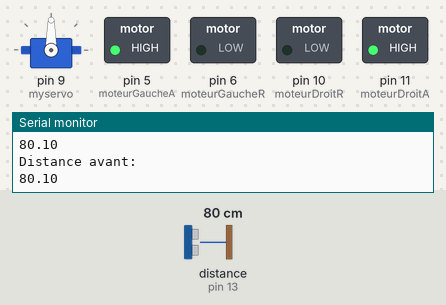
Recording of a sketch running on a simulated Arduino Uno, built with avr-gcc and run on an emulated ATmega328P. Parts: servo, switched loads named in the sketch (green lamp = pin HIGH), the last lines printed to the serial monitor. Wiring (inferred from the names in the program): ultrasonic range finder: trigger pin 12; echo pin 13. Dashed ring = blinking. The test bench sets the inputs (shaded band); at power-on: distance to the obstacle (sensor on pin 13) 80 cm. The echo pulse lasts 58.3 µs per cm; pins used as bus, display or sensor lines are not drawn.

Above: at 1.5 s.
1.6 s: distance to the obstacle (sensor on pin 13) set to 29 cm
3.2 s: distance to the obstacle (sensor on pin 13) set to 23 cm
At 4.9 s:
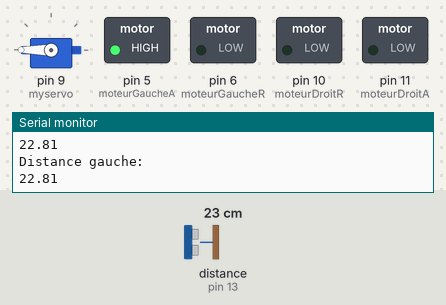
6.2 s: distance to the obstacle (sensor on pin 13) set to 17 cm
9.2 s: distance to the obstacle (sensor on pin 13) set to 14 cm
At 9.9 s:
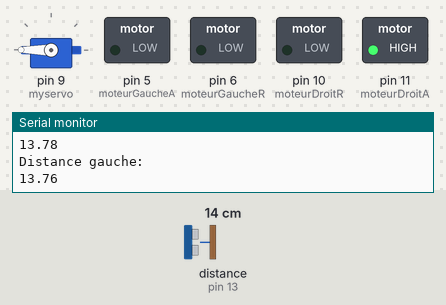
12.2 s: distance to the obstacle (sensor on pin 13) set to 18 cm
At 13.9 s:
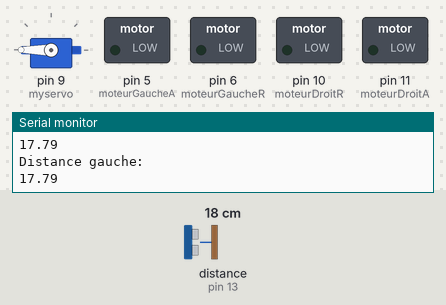
15.2 s: distance to the obstacle (sensor on pin 13) set to 2 cm
At 16.9 s:
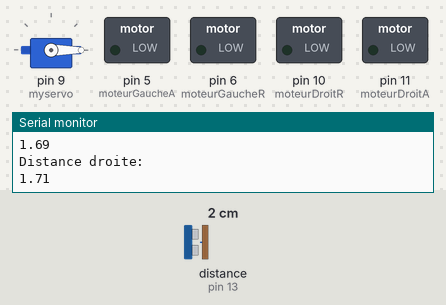
Timing chart, 0 to 19.2 s (numbered marks = the images above; inputs shaded):
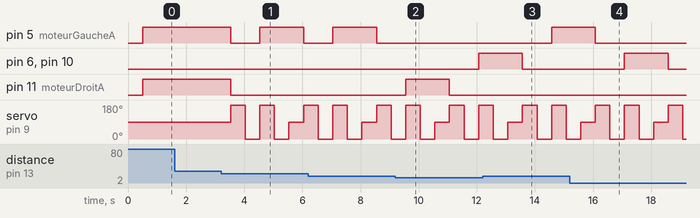

Measured:
- the behaviour switches between 26 and 25 cm on distance to the obstacle (sensor on pin 13) (found by bisection; images 0 and 1)
- the behaviour switches between 16 and 15 cm on distance to the obstacle (sensor on pin 13) (found by bisection; images 1 and 2)
- after the input at 3.2 s, pin 5 (moteurGaucheA): HIGH → LOW after 0.33 s, → HIGH 1.0 s later, → LOW 1.5 s later; pin 11 (moteurDroitA): HIGH → LOW after 0.33 s; servo on pin 9 (myservo): 90° → 180° after 0.33 s, → 0° 0.50 s later, → 180° 0.50 s later, → 0° 0.50 s later, … (6 changes in this stretch)
- after the input at 9.2 s, pin 5 (moteurGaucheA): stays LOW (without the input it goes to HIGH after 0.36 s); pin 6 (moteurGaucheR), pin 10 (moteurDroitR): LOW → HIGH after 2.9 s; pin 11 (moteurDroitA): LOW → HIGH after 0.36 s, → LOW 1.5 s later
- after the input at 12.2 s, pin 5 (moteurGaucheA): LOW → HIGH after 2.4 s; pin 6 (moteurGaucheR), pin 10 (moteurDroitR): goes on until 13.6 s, then stays LOW
- after the input at 15.2 s, pin 5 (moteurGaucheA): goes on until 16.1 s, then stays LOW; pin 6 (moteurGaucheR), pin 10 (moteurDroitR): LOW → HIGH after 1.9 s, → LOW 1.5 s later

The sketch:

robot_auto.ino
```cpp
#include <Servo.h>

const int echoPin = 13;
const int triggerPin = 12;

int distanceAvant;
int distanceDroite;
int distanceGauche;
float intervalle;

Servo myservo; //Création de l'objet servo
const int delay_time = 250; //Temps accordé au servo pour la mesure de la distance de chaque côté

const int moteurGaucheA = 5;
const int moteurGaucheR = 6;
const int moteurDroitA = 11;
const int moteurDroitR = 10;

char valSerie;

void setup()
{
  // put your setup code here, to run once:
  Serial.begin(9600);

  pinMode(moteurGaucheA, OUTPUT);
  pinMode(moteurGaucheR, OUTPUT);
  pinMode(moteurDroitA, OUTPUT);
  pinMode(moteurDroitR, OUTPUT);
    // put your setup code here, to run once:
  Serial.begin(9600);
  pinMode(echoPin, INPUT);
  pinMode(triggerPin, OUTPUT);
  myservo.attach(9); //Associe l'objet myservo à la pin 9 (PWM)
}


void avancer()
{
  digitalWrite(moteurGaucheA, HIGH);
  digitalWrite(moteurGaucheR, LOW);
  digitalWrite(moteurDroitA, HIGH);
  digitalWrite(moteurDroitR, LOW);
}

void gauche()
{
  digitalWrite(moteurGaucheA, LOW);
  digitalWrite(moteurGaucheR, LOW);
  digitalWrite(moteurDroitA, HIGH);
  digitalWrite(moteurDroitR, LOW);
}
void droite()
{
  digitalWrite(moteurGaucheA, HIGH);
  digitalWrite(moteurGaucheR, LOW);
  digitalWrite(moteurDroitA, LOW);
  digitalWrite(moteurDroitR, LOW);
}
void reculer()
{
  digitalWrite(moteurGaucheA, LOW);
  digitalWrite(moteurGaucheR, HIGH);
  digitalWrite(moteurDroitA, LOW);
  digitalWrite(moteurDroitR, HIGH);
}
void arreter()
{
  digitalWrite(moteurGaucheA, LOW);
  digitalWrite(moteurGaucheR, LOW);
  digitalWrite(moteurDroitA, LOW);
  digitalWrite(moteurDroitR, LOW);
}
void pivoterGauche()
{
  digitalWrite(moteurGaucheA, LOW);
  digitalWrite(moteurGaucheR, HIGH);
  digitalWrite(moteurDroitA, HIGH);
  digitalWrite(moteurDroitR, LOW);
}
void pivoterDroite()
{
  digitalWrite(moteurGaucheA, HIGH);
  digitalWrite(moteurGaucheR, LOW);
  digitalWrite(moteurDroitA, LOW);
  digitalWrite(moteurDroitR, HIGH);
}


void mesurerDistanceAvant()
{
  myservo.write(90);
  delay(delay_time);
  digitalWrite(triggerPin, LOW);
  delayMicroseconds(2);
  digitalWrite(triggerPin, HIGH); //Envoie d'une onde sonore
  delayMicroseconds(10);
  digitalWrite(triggerPin, LOW);
  intervalle = pulseIn(echoPin, HIGH); //Réception de l'écho
  intervalle = intervalle/5.8/10; //Conversion de la différence de temps entre l'envoie de l'onde sonore
                                 //et la réception de l'écho en distance (cm)
  Serial.println("Distance avant:");
  Serial.println(intervalle);
  distanceAvant = intervalle; //Arrondissement de la distance
}

void mesurerDistanceGauche()
{
  myservo.write(180);
  delay(delay_time);
  digitalWrite(triggerPin, LOW);
  delayMicroseconds( 2);
  digitalWrite(triggerPin, HIGH); //Envoie d'une onde sonore
  delayMicroseconds( 10);
  digitalWrite(triggerPin, LOW);
  intervalle = pulseIn(echoPin, HIGH); //Réception de l'écho
  intervalle = intervalle/5.8/10; //Conversion de la différence de temps entre l'envoie de l'onde sonore
                                 //et la réception de l'écho en distance (cm)
  Serial.println("Distance gauche:");
  Serial.println(intervalle);
  distanceGauche = intervalle;
}

void mesurerDistanceDroite()
{
  myservo.write(0);
  delay(delay_time);
  digitalWrite(triggerPin, LOW);
  delayMicroseconds( 2);
  digitalWrite(triggerPin, HIGH); //Envoie d'une onde sonore
  delayMicroseconds( 10);
  digitalWrite(triggerPin, LOW);
  intervalle = pulseIn(echoPin, HIGH); //Réception de l'écho
  intervalle = intervalle/5.8/10; //Conversion de la différence de temps entre l'envoie de l'onde sonore et la réception de l'écho en distance (cm)
  Serial.println("Distance droite:");
  Serial.println(intervalle);
  distanceDroite = intervalle;
}

void modeUltrason()
{
  mesurerDistanceAvant();
  delay(delay_time);

  if(distanceAvant < 25) //Si la distance avant est de moins de 25cm
  {
    arreter();
    mesurerDistanceGauche();
    delay(delay_time);
    mesurerDistanceDroite();
    delay(delay_time);

    if(distanceGauche < 15 && distanceDroite < 15) //Si la distance à gauche
                                  //et la distance à droite sont de moins de 15cm
    {
    reculer();
    mesurerDistanceGauche();
    delay(delay_time);
    mesurerDistanceDroite();
    delay(delay_time);

    }
    else if(distanceGauche > distanceDroite) //Si la distance gauche
                                       //est plus grande que la distance droite
    {
      gauche();
    mesurerDistanceGauche();
    delay(delay_time);
    mesurerDistanceDroite();
    delay(delay_time);
    }
    else if(distanceGauche <= distanceDroite) //Si la distance gauche est plus petite
                                                //ou égale à la distance droite
    {
       droite();
    mesurerDistanceGauche();
    delay(delay_time);
    mesurerDistanceDroite();
    delay(delay_time);
    }
  }
  else //Si la distance avant est de plus de 25cm
  {
   avancer();
  }
}

void loop() {
  // put your main code here, to run repeatedly:
  modeUltrason();
}
```
